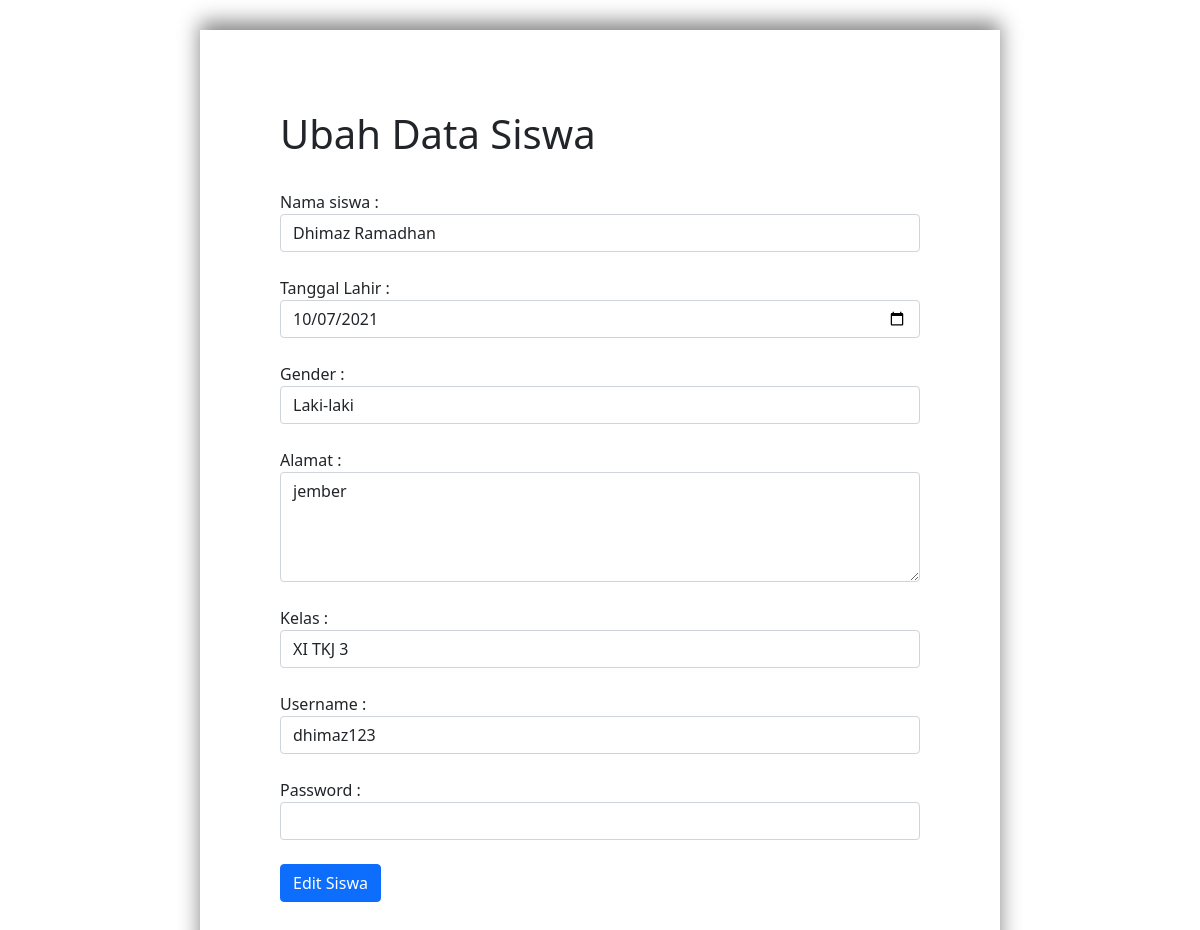
Screenshot of /admin/ubah_siswa.php?id_siswa=6 with the database file from the repository.
### tables this page shows
CREATE TABLE `siswa` (
  `id_siswa` int(11) NOT NULL,
  `nama_siswa` varchar(100) NOT NULL,
  `tanggal_lahir` date NOT NULL,
  `gender` enum('L','P') NOT NULL,
  `alamat` text NOT NULL,
  `username` varchar(255) DEFAULT NULL,
  `password` varchar(255) DEFAULT NULL,
  `id_kelas` int(11) NOT NULL
);

### admin/ubah_siswa.php (the view, shortened to what this page needs)
<!DOCTYPE html>
<html>
<head>
    <link href="https://cdn.jsdelivr.net/npm/bootstrap@5.0.1/dist/css/bootstrap.min.css" rel="stylesheet">
</head>
<body>
<div style="margin: 30px 200px; background-color: rgb(255, 255, 255); box-shadow: black 2px 5px; box-shadow: #838383 0px -8px 20px; border-radius: 0px;">
    <?php
        include "koneksi.php";
        $qry_get_siswa=mysqli_query($koneksi,"select * from siswa where id_siswa = '".$_GET['id_siswa']."'");
        $dt_siswa=mysqli_fetch_array($qry_get_siswa);
        ?>
    <form action="proses_ubah_siswa.php" method="post" style="padding : 80px;">
    <h1>Ubah Data Siswa</h1>
        <br>
        Nama siswa :
        <input type="text" name="nama_siswa" value="<?php echo $dt_siswa['nama_siswa']?>" class="form-control">
        <br>
        Tanggal Lahir :
        <input type="date" name="tanggal_lahir" value="<?php echo $dt_siswa['tanggal_lahir']?>" class="form-control">
        <br>
        Gender :
        <?php
            $arr_gender=array('L'=>'Laki-laki','P'=>'Perempuan');
        ?>
        <select name="gender" class="form-control">
            <?php foreach ($arr_gender as $key_gender => $val_gender):
                if($key_gender==$dt_siswa['gender']){
                    $selek="selected";
                } else {
                    $selek="";
                }?>
                <option value="<?=$key_gender?>"<?=$selek?>><?=$val_gender?></option>
            <?php endforeach ?>
        </select>
        <br>
        Alamat :
        <textarea name="alamat" class="form-control" rows="4"><?=$dt_siswa['alamat']?></textarea>
        <br>
        Kelas :
        <select name="id_kelas" class="form-control">
            <?php
            include "koneksi.php";
            $qry_kelas=mysqli_query($koneksi,"select * from kelas");
            while($data_kelas=mysqli_fetch_array($qry_kelas)){
                if($data_kelas['id_kelas']==$dt_siswa['id_kelas']){
                    $selek="selected";
                }
                else {
                    $selek="";
                }
                echo '<option value="'.$data_kelas['id_kelas'].'"'.$selek.'>'.$data_kelas['nama_kelas'].'</option>';
            }
            ?>
        </select>
        <br>
        Username :
        <input type="text" name="username" value="<?=$dt_siswa['username']?>" class="form-control">
        <br>
        Password :
        <input type="password" name="password" value="" class="form-control">
        <br>
        <input type="submit" name="simpan" value="Edit Siswa" class="btn btn-primary">
        <br>
    </form>
        </div>
</body>
</html>

### rows the page displays
siswa: nama_siswa "Dhimaz Ramadhan", tanggal_lahir "10/07/2021", alamat "jember", username "dhimaz123"

### other values shown
form field gender "Laki-laki"
form field id_kelas "XI TKJ 3"
